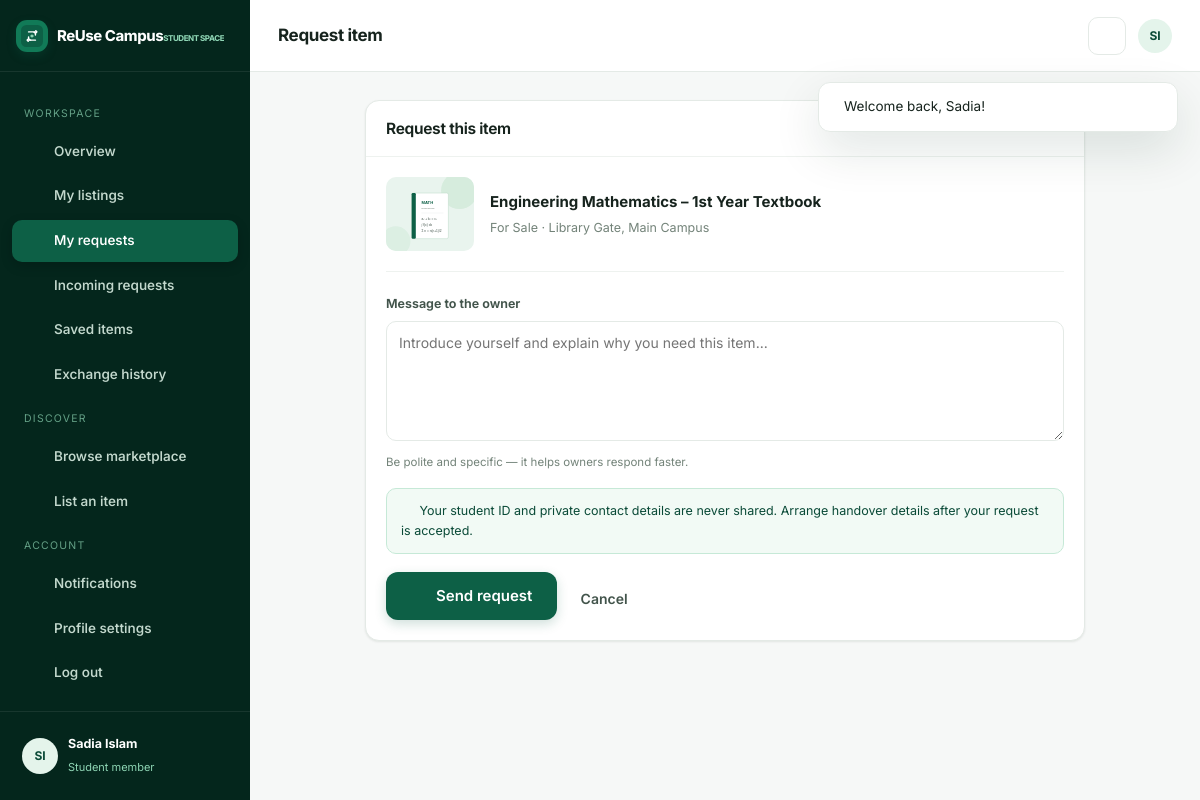
Screenshot of /requests/create.php?listing=1 (signed in) with the database file from the repository.
### tables this page shows
CREATE TABLE `users` (
  `id` INT UNSIGNED AUTO_INCREMENT PRIMARY KEY,
  `full_name` VARCHAR(120) NOT NULL,
  `student_id` VARCHAR(50) NOT NULL,
  `email` VARCHAR(190) NOT NULL,
  `password` VARCHAR(255) NOT NULL,
  `college` VARCHAR(190) DEFAULT NULL,
  `department` VARCHAR(190) DEFAULT NULL,
  `semester` VARCHAR(30) DEFAULT NULL,
  `phone` VARCHAR(30) DEFAULT NULL,
  `profile_picture` VARCHAR(255) DEFAULT NULL,
  `contact_preferences` VARCHAR(255) DEFAULT 'email',
  `bio` TEXT DEFAULT NULL,
  `email_verified` TINYINT(1) NOT NULL DEFAULT 0,
  `verification_token` VARCHAR(100) DEFAULT NULL,
  `status` ENUM('active','suspended') NOT NULL DEFAULT 'active',
  `created_at` TIMESTAMP NOT NULL DEFAULT CURRENT_TIMESTAMP,
  `updated_at` TIMESTAMP NOT NULL DEFAULT CURRENT_TIMESTAMP ON UPDATE CURRENT_TIMESTAMP,
  UNIQUE KEY `uq_users_email` (`email`),
  UNIQUE KEY `uq_users_student_id` (`student_id`),
  KEY `idx_users_status` (`status`)
);

CREATE TABLE `listing_images` (
  `id` INT UNSIGNED AUTO_INCREMENT PRIMARY KEY,
  `listing_id` INT UNSIGNED NOT NULL,
  `filename` VARCHAR(255) NOT NULL,
  `is_primary` TINYINT(1) NOT NULL DEFAULT 0,
  `created_at` TIMESTAMP NOT NULL DEFAULT CURRENT_TIMESTAMP,
  KEY `idx_images_listing` (`listing_id`),
  CONSTRAINT `fk_images_listing` FOREIGN KEY (`listing_id`) REFERENCES `listings`(`id`) ON DELETE CASCADE
);

CREATE TABLE `listings` (
  `id` INT UNSIGNED AUTO_INCREMENT PRIMARY KEY,
  `user_id` INT UNSIGNED NOT NULL,
  `category_id` INT UNSIGNED NOT NULL,
  `title` VARCHAR(180) NOT NULL,
  `description` TEXT NOT NULL,
  `item_condition` ENUM('new','like_new','good','fair') NOT NULL DEFAULT 'good',
  `exchange_type` ENUM('donation','borrow','exchange','sale') NOT NULL,
  `price` DECIMAL(10,2) DEFAULT 0.00,
  `availability` ENUM('available','reserved','completed') NOT NULL DEFAULT 'available',
  `pickup_location` VARCHAR(190) DEFAULT NULL,
  `views` INT UNSIGNED NOT NULL DEFAULT 0,
  `status` ENUM('active','pending','removed','sold') NOT NULL DEFAULT 'active',
  `created_at` TIMESTAMP NOT NULL DEFAULT CURRENT_TIMESTAMP,
  `updated_at` TIMESTAMP NOT NULL DEFAULT CURRENT_TIMESTAMP ON UPDATE CURRENT_TIMESTAMP,
  KEY `idx_listings_user` (`user_id`),
  KEY `idx_listings_category` (`category_id`),
  KEY `idx_listings_status` (`status`),
  KEY `idx_listings_type` (`exchange_type`),
  KEY `idx_listings_created` (`created_at`),
  FULLTEXT KEY `ft_listings_search` (`title`,`description`),
  CONSTRAINT `fk_listings_user` FOREIGN KEY (`user_id`) REFERENCES `users`(`id`) ON DELETE CASCADE,
  CONSTRAINT `fk_listings_category` FOREIGN KEY (`category_id`) REFERENCES `categories`(`id`) ON DELETE RESTRICT
);

### config/config.php (called while the page is built, shortened)
<?php
function base_url($path = '')
{
    static $base = null;
    if ($base === null) {
        $script = str_replace('\\', '/', $_SERVER['SCRIPT_NAME'] ?? '');
        $rootFolder = basename(dirname(__DIR__));
        $pos = strripos($script, '/' . $rootFolder);
        $base = ($pos !== false) ? substr($script, 0, $pos) . '/' . $rootFolder : '';
    }
    return $base . '/' . ltrim($path, '/');
}
function url($path = '')
{
    return base_url($path);
}
function asset($path)
{
    return base_url('assets/' . ltrim($path, '/'));
}

### includes/auth.php (called while the page is built, shortened)
<?php
require_once __DIR__ . '/functions.php';
function authUser()
{
    static $user = null;
    static $loaded = false;
    if (!$loaded) {
        $loaded = true;
        if (!empty($_SESSION['user_id'])) {
            $row = dbOne('SELECT * FROM users WHERE id = ? AND status = "active"', [(int)$_SESSION['user_id']]);
            if ($row) {
                $user = $row;
            } else {
                unset($_SESSION['user_id']);
            }
        }
    }
    return $user;
}
function requireLogin()
{
    if (!authUser()) {
        setFlash('error', 'Please log in to continue.');
        $current = url($_SERVER['PHP_SELF'] . (!empty($_SERVER['QUERY_STRING']) ? '?' . $_SERVER['QUERY_STRING'] : ''));
        $_SESSION['redirect_after_login'] = str_replace(base_url(), '', $current);
        redirect('auth/login.php');
    }
    return authUser();
}

### config/database.php (called while the page is built, shortened)
<?php
require_once __DIR__ . '/config.php';
function getDB()
{
    static $pdo = null;
    if ($pdo === null) {
        try {
            if (DB_DRIVER === 'pgsql') {
                $url = getenv('DATABASE_URL') ?: '';
                if ($url !== '') {
                    $parts = parse_url($url);
                    if (!$parts || empty($parts['host'])) {
                        throw new RuntimeException('Invalid DATABASE_URL.');
                    }
                    $host = $parts['host'];
                    $port = $parts['port'] ?? 5432;
                    $name = ltrim($parts['path'] ?? '', '/') ?: 'postgres';
                    $user = urldecode($parts['user'] ?? 'postgres');
                    $pass = urldecode($parts['pass'] ?? '');
                } else {
                    $host = getenv('PGHOST') ?: 'localhost';
                    $port = getenv('PGPORT') ?: 5432;
                    $name = getenv('PGDATABASE') ?: 'postgres';
                    $user = getenv('PGUSER') ?: 'postgres';
                    $pass = getenv('PGPASSWORD') ?: '';
                }
                $dsn = "pgsql:host={$host};port={$port};dbname={$name};sslmode=require";
                $pdo = new PDO($dsn, $user, $pass, [
                    PDO::ATTR_ERRMODE            => PDO::ERRMODE_EXCEPTION,
                    PDO::ATTR_DEFAULT_FETCH_MODE => PDO::FETCH_ASSOC,
                    PDO::ATTR_EMULATE_PREPARES   => true,
                ]);
                $pdo->exec('SET search_path TO public');
            } else {
                $dsn = 'mysql:host=' . DB_HOST . ';dbname=' . DB_NAME . ';charset=' . DB_CHARSET;
                $pdo = new PDO($dsn, DB_USER, DB_PASS, [
                    PDO::ATTR_ERRMODE            => PDO::ERRMODE_EXCEPTION,
                    PDO::ATTR_DEFAULT_FETCH_MODE => PDO::FETCH_ASSOC,
                    PDO::ATTR_EMULATE_PREPARES   => false,
                    PDO::ATTR_PERSISTENT         => false,
                ]);
            }
        } catch (Throwable $ex) {
            http_response_code(500);
            if (ini_get('display_errors')) {
                die('<div style="font-family:sans-serif;padding:2rem;max-width:700px;margin:auto">' .
                    '<h2>Database connection failed</h2><p>' . htmlspecialchars($ex->getMessage()) . '</p>' .
                    '<p>Check <code>config/database.php</code> and your environment variables, then import ' .
                    '<code>database/schema.sql</code> (MySQL) or run <code>supabase db push</code> (Postgres).</p></div>');
            }
            die('Database connection failed.');
        }
    }
    return $pdo;
}
function normalizeSql($sql)
{
    if (DB_DRIVER !== 'pgsql') return $sql;
    $sql = preg_replace_callback('/"([^"]*)"/', function ($m) {
        return "'" . str_replace("'", "''", $m[1]) . "'";
    }, $sql);
    $sql = preg_replace(
        '/DATE_FORMAT\s*\(\s*([^,]+?)\s*,\s*[\'"]%Y-%m[\'"]\s*\)/i',
        "to_char($1, 'YYYY-MM')",
        $sql
    );
    $sql = preg_replace(
        '/DATE_SUB\s*\(\s*NOW\s*\(\s*\)\s*,\s*INTERVAL\s+(\d+)\s+MONTH\s*\)/i',
        "now() - interval '$1 months'",
        $sql
    );
    return $sql;
}
function db($sql, $params = [])
{
    $stmt = getDB()->prepare(normalizeSql($sql));
    $stmt->execute($params);
    return $stmt;
}
function dbOne($sql, $params = [])
{
    return db($sql, $params)->fetch();
}

### requests/create.php (the view, shortened to what this page needs)
<?php
require_once __DIR__ . '/../includes/auth.php';
require_once __DIR__ . '/../includes/icons.php';
requireLogin();
$user = authUser();
$id = (int)($_GET['listing'] ?? $_POST['listing_id'] ?? 0);
$listing = getListing($id);
$appTitle = 'Request item';
$active = 'requests';
require_once __DIR__ . '/../includes/app_header.php';
?>
<div class="panel" style="max-width:720px;margin:0 auto">
  <div class="panel-head"><h2>Request this item</h2></div>
  <div class="panel-body">
    <div style="display:flex;gap:16px;align-items:center;margin-bottom:22px;padding-bottom:20px;border-bottom:1px solid var(--border-2)">
      <img src="<?= e(imageUrl(getListingImage($id))) ?>" alt="" style="width:88px;height:74px;object-fit:cover;border-radius:10px">
      <div><b style="font-size:15px"><?= e($listing['title']) ?></b>
        <div style="font-size:12.5px;color:var(--muted);margin-top:4px"><?= e(exchangeLabel($listing['exchange_type'])) ?> · <?= e($listing['pickup_location'] ?: 'Campus') ?></div></div>
    </div>
    <form method="post" action="">
      <div class="form-group"><label>Message to the owner</label>
        <textarea class="textarea" name="message" required minlength="10" maxlength="1000" placeholder="Introduce yourself and explain why you need this item..."><?= old('message') ?></textarea>
        <div class="hint">Be polite and specific — it helps owners respond faster.</div></div>
      <div class="form-note"><?= icon('shield',15) ?> Your student ID and private contact details are never shared. Arrange handover details after your request is accepted.</div>
      <button class="btn btn-primary btn-lg" type="submit"><?= icon('send',17) ?> Send request</button>
      <a href="<?= url('listing.php?id='.$id) ?>" class="btn btn-ghost">Cancel</a>
    </form>
  </div>
</div>
<?php require_once __DIR__ . '/../includes/app_footer.php'; ?>

### includes/app_header.php (shortened to what this page needs)
<?php
require_once __DIR__ . '/functions.php';
require_once __DIR__ . '/auth.php';
require_once __DIR__ . '/icons.php';
$appTitle = $appTitle ?? APP_NAME;
$active   = $active ?? '';
$isAdminLayout = !empty($isAdminLayout);
$student  = $isAdminLayout ? null : authUser();
$admin    = $isAdminLayout ? ($admin ?? null) : null;
$notifCount = (!$isAdminLayout && $student) ? notificationCount($student['id']) : 0;
?>
<!DOCTYPE html>
<html lang="en">
<head>
  <link rel="stylesheet" href="<?= asset('css/style.css') ?>">
</head>
<body>
<div class="app">
  <?php require_once __DIR__ . '/sidebar.php'; ?>
  <div class="app-main">
    <header class="app-topbar">
      <span class="topbar-title"><?= e($appTitle) ?></span>
      <div style="margin-left:auto;display:flex;align-items:center;gap:12px">
        <?php if (!$isAdminLayout): ?>
          <a href="<?= url('dashboard/notifications.php') ?>" class="nav-icon-btn" title="Notifications"><?= icon('bell',18) ?><?php if ($notifCount): ?><span class="notif-dot"></span><?php endif; ?></a>
        <?php endif; ?>
        <a href="<?= $isAdminLayout ? url('admin/index.php') : url('profile/index.php') ?>" class="avatar" style="width:34px;height:34px;font-size:12px"><?= e(initials($isAdminLayout ? ($admin['full_name']??'A') : ($student['full_name']??'S'))) ?></a>
      </div>
    </header>
    <main class="app-content">

### includes/sidebar.php (shortened to what this page needs)
<aside class="app-sidebar" id="appSidebar">
  <a href="<?= $isAdminLayout ? url('admin/index.php') : url('dashboard/index.php') ?>" class="sidebar-brand">
    <span class="brand-mark"><img src="<?= asset('images/logo.svg') ?>" alt="" style="width:22px;height:22px"></span>
    <span>ReUse Campus<small><?= $isAdminLayout ? 'ADMIN PANEL' : 'STUDENT SPACE' ?></small></span>
  </a>
  <div class="side-scroll">
    <?php if ($isAdminLayout): ?>
      <div class="side-label">Management</div>
      <div class="side-links">
        <a href="<?= url('admin/index.php') ?>" class="<?= $active==='overview'?'active':'' ?>"><?= icon('layout',17) ?> Overview</a>
        <a href="<?= url('admin/users.php') ?>" class="<?= $active==='users'?'active':'' ?>"><?= icon('users',17) ?> Students</a>
        <a href="<?= url('admin/listings.php') ?>" class="<?= $active==='listings'?'active':'' ?>"><?= icon('package',17) ?> Listings</a>
        <a href="<?= url('admin/reports.php') ?>" class="<?= $active==='reports'?'active':'' ?>"><?= icon('flag',17) ?> Reports <?php if ($pendingReports): ?><span class="badge"><?= $pendingReports ?></span><?php endif; ?></a>
        <a href="<?= url('admin/categories.php') ?>" class="<?= $active==='categories'?'active':'' ?>"><?= icon('layers',17) ?> Categories</a>
        <a href="<?= url('admin/messages.php') ?>" class="<?= $active==='messages'?'active':'' ?>"><?= icon('mail',17) ?> Messages</a>
        <a href="<?= url('admin/analytics.php') ?>" class="<?= $active==='analytics'?'active':'' ?>"><?= icon('bar-chart',17) ?> Analytics</a>
      </div>
      <div class="side-label">Account</div>
      <div class="side-links">
        <a href="<?= url('index.php') ?>" target="_blank"><?= icon('external-link',17) ?> View website</a>
        <a href="<?= url('admin/logout.php') ?>"><?= icon('log-out',17) ?> Log out</a>
      </div>
    <?php else: ?>
      <div class="side-label">Workspace</div>
      <div class="side-links">
        <a href="<?= url('dashboard/index.php') ?>" class="<?= $active==='overview'?'active':'' ?>"><?= icon('layout',17) ?> Overview</a>
        <a href="<?= url('dashboard/listings.php') ?>" class="<?= $active==='listings'?'active':'' ?>"><?= icon('package',17) ?> My listings</a>
        <a href="<?= url('dashboard/requests.php') ?>" class="<?= $active==='requests'?'active':'' ?>"><?= icon('repeat',17) ?> My requests</a>
        <a href="<?= url('dashboard/incoming.php') ?>" class="<?= $active==='incoming'?'active':'' ?>"><?= icon('handshake',17) ?> Incoming requests</a>
        <a href="<?= url('dashboard/saved.php') ?>" class="<?= $active==='saved'?'active':'' ?>"><?= icon('heart',17) ?> Saved items</a>
        <a href="<?= url('dashboard/history.php') ?>" class="<?= $active==='history'?'active':'' ?>"><?= icon('rotate-ccw',17) ?> Exchange history</a>
      </div>
      <div class="side-label">Discover</div>
      <div class="side-links">
        <a href="<?= url('explore.php') ?>"><?= icon('search',17) ?> Browse marketplace</a>
        <a href="<?= url('listings/create.php') ?>" class="<?= $active==='create'?'active':'' ?>"><?= icon('plus',17) ?> List an item</a>
      </div>
      <div class="side-label">Account</div>
      <div class="side-links">
        <a href="<?= url('dashboard/notifications.php') ?>" class="<?= $active==='notifications'?'active':'' ?>"><?= icon('bell',17) ?> Notifications <?php if ($notifCount): ?><span class="badge"><?= $notifCount ?></span><?php endif; ?></a>
        <a href="<?= url('profile/index.php') ?>" class="<?= $active==='profile'?'active':'' ?>"><?= icon('settings',17) ?> Profile settings</a>
        <a href="<?= url('auth/logout.php') ?>"><?= icon('log-out',17) ?> Log out</a>
      </div>
    <?php endif; ?>
  </div>
  <div class="sidebar-foot">
    <div class="sidebar-user">
      <span class="avatar"><?= $isAdminLayout ? e(initials($admin['full_name'] ?? 'A')) : e(initials($student['full_name'] ?? 'S')) ?></span>
      <div style="min-width:0"><b><?= e($isAdminLayout ? ($admin['full_name'] ?? 'Admin') : ($student['full_name'] ?? 'Student')) ?></b>
      <small><?= $isAdminLayout ? 'Administrator' : 'Student member' ?></small></div>
    </div>
  </div>
</aside>

### rows the page displays
users: full_name "SI", full_name "Sadia Islam"
listing_images: filename (picture)
listings: title "Engineering Mathematics – 1st Year Textbook", exchange_type "For Sale", pickup_location "Library Gate, Main Campus"

### other values shown
$f['message'] "Welcome back, Sadia!"
$appTitle "Request item"
